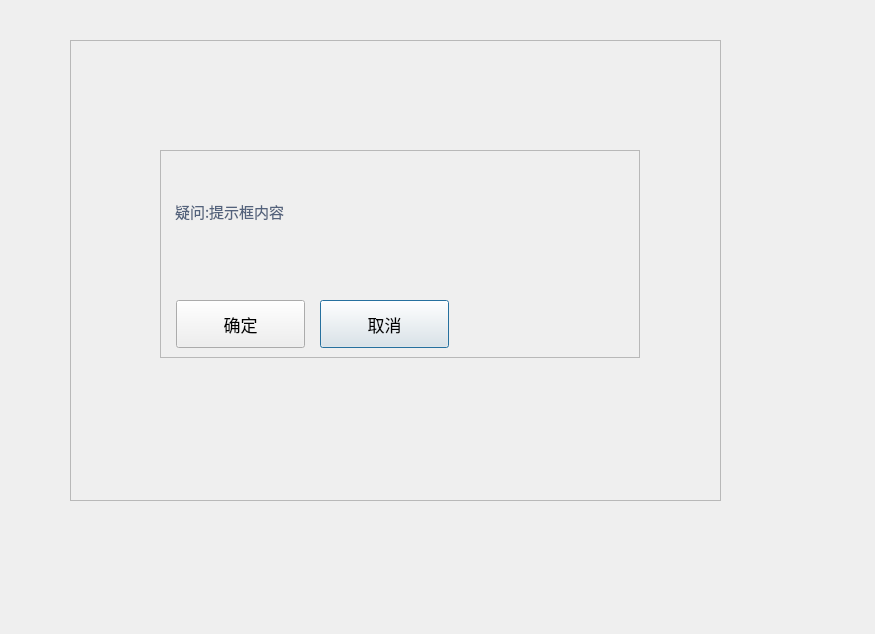
<?xml version="1.0" encoding="UTF-8"?>
<ui version="4.0">
 <class>CusMessageBox</class>
 <widget class="QDialog" name="CusMessageBox">
  <property name="geometry">
   <rect>
    <x>0</x>
    <y>0</y>
    <width>875</width>
    <height>634</height>
   </rect>
  </property>
  <property name="windowTitle">
   <string>Dialog</string>
  </property>
  <layout class="QVBoxLayout" name="verticalLayout">
   <property name="spacing">
    <number>0</number>
   </property>
   <property name="leftMargin">
    <number>0</number>
   </property>
   <property name="topMargin">
    <number>0</number>
   </property>
   <property name="rightMargin">
    <number>0</number>
   </property>
   <property name="bottomMargin">
    <number>0</number>
   </property>
   <item>
    <widget class="CusDialogMask" name="mask" native="true">
     <widget class="QFrame" name="display_frame">
      <property name="geometry">
       <rect>
        <x>70</x>
        <y>40</y>
        <width>651</width>
        <height>461</height>
       </rect>
      </property>
      <property name="frameShape">
       <enum>QFrame::StyledPanel</enum>
      </property>
      <property name="frameShadow">
       <enum>QFrame::Raised</enum>
      </property>
      <widget class="QFrame" name="view_frame">
       <property name="geometry">
        <rect>
         <x>90</x>
         <y>110</y>
         <width>480</width>
         <height>208</height>
        </rect>
       </property>
       <property name="minimumSize">
        <size>
         <width>480</width>
         <height>208</height>
        </size>
       </property>
       <property name="frameShape">
        <enum>QFrame::StyledPanel</enum>
       </property>
       <property name="frameShadow">
        <enum>QFrame::Raised</enum>
       </property>
       <widget class="QPushButton" name="btnCancel">
        <property name="geometry">
         <rect>
          <x>160</x>
          <y>150</y>
          <width>129</width>
          <height>48</height>
         </rect>
        </property>
        <property name="font">
         <font>
          <family>Noto Sans CJK SC</family>
          <pointsize>13</pointsize>
         </font>
        </property>
        <property name="text">
         <string>取消</string>
        </property>
       </widget>
       <widget class="QLabel" name="lblIco">
        <property name="geometry">
         <rect>
          <x>10</x>
          <y>10</y>
          <width>20</width>
          <height>20</height>
         </rect>
        </property>
        <property name="styleSheet">
         <string notr="true">QLabel{border-image: url(:/messagebox/message_ques.png);}</string>
        </property>
        <property name="text">
         <string/>
        </property>
       </widget>
       <widget class="QLabel" name="lblInfo">
        <property name="geometry">
         <rect>
          <x>15</x>
          <y>50</y>
          <width>451</width>
          <height>91</height>
         </rect>
        </property>
        <property name="font">
         <font>
          <family>Noto Sans CJK SC</family>
          <pointsize>11</pointsize>
         </font>
        </property>
        <property name="styleSheet">
         <string notr="true">color:#53627C</string>
        </property>
        <property name="text">
         <string>疑问:提示框内容</string>
        </property>
        <property name="alignment">
         <set>Qt::AlignLeading|Qt::AlignLeft|Qt::AlignTop</set>
        </property>
        <property name="wordWrap">
         <bool>true</bool>
        </property>
       </widget>
       <widget class="QPushButton" name="btnClose">
        <property name="geometry">
         <rect>
          <x>440</x>
          <y>0</y>
          <width>41</width>
          <height>41</height>
         </rect>
        </property>
        <property name="focusPolicy">
         <enum>Qt::NoFocus</enum>
        </property>
        <property name="text">
         <string/>
        </property>
        <property name="icon">
         <iconset resource="../resources.qrc">
          <normaloff>:/image/close.png</normaloff>:/image/close.png</iconset>
        </property>
        <property name="iconSize">
         <size>
          <width>13</width>
          <height>13</height>
         </size>
        </property>
        <property name="flat">
         <bool>true</bool>
        </property>
       </widget>
       <widget class="QPushButton" name="btnSure">
        <property name="geometry">
         <rect>
          <x>16</x>
          <y>150</y>
          <width>129</width>
          <height>48</height>
         </rect>
        </property>
        <property name="font">
         <font>
          <family>Noto Sans CJK SC</family>
          <pointsize>13</pointsize>
         </font>
        </property>
        <property name="text">
         <string>确定</string>
        </property>
       </widget>
      </widget>
     </widget>
    </widget>
   </item>
  </layout>
 </widget>
 <customwidgets>
<customwidget>
   <class>CusDialogMask</class>
   <extends>QWidget</extends>
   <header>cusdialogmask.h</header>
   <container>1</container>
  </customwidget>
 </customwidgets>
 <resources>
  <include location="../resources.qrc"/>
 </resources>
 <connections/>
</ui>
